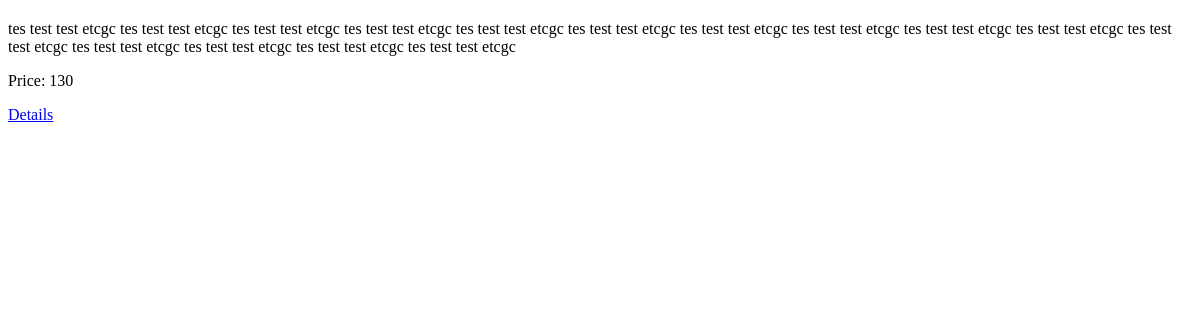
Before: / with the older database file.
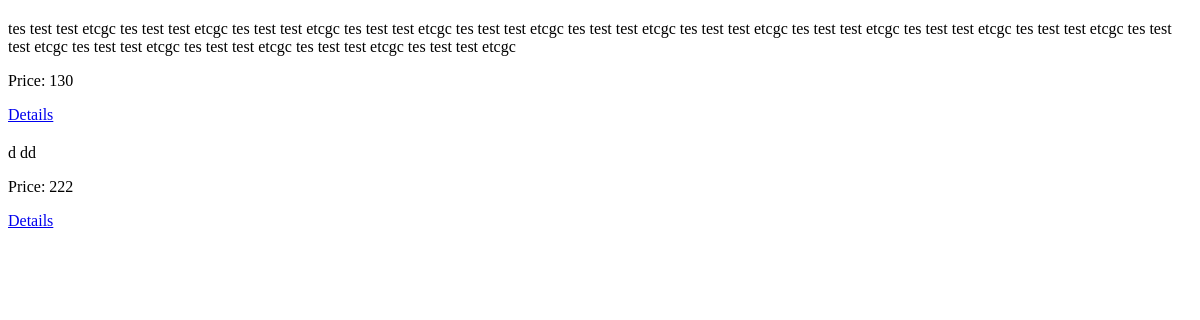
After: the same page with the newer database file.
### product/models.py (models this page shows)
class Product(models.Model):
    title = models.CharField(max_length=50)
    price = models.IntegerField()
    image = models.ImageField(upload_to="images/")
    description = models.TextField()

### product/views.py (the view)
# urls.py: path('',MainView.as_view(), name='main_page'),
class MainView(View):
    products = Product.objects.all()
    context = {
        'products': products,
    }
    def get(self, request):
        return render(request, 'product/main.html', context=self.context)

### templates/product/main.html (shortened to what this page needs)
{% extends 'base.html' %}
{% block content %}
   {% for product in products %}
      <p>{{ product.description }}</p>
      <p>Price: {{ product.price }}</p>
      <a href="{% url 'product_detail' product.id %}">Details</a>
   {% endfor %}
{% endblock %}

### templates/base.html (shortened to what this page needs)
<!DOCTYPE html>
<html lang="en">
<head>
</head>
<body>
{% block content %}
{% endblock %}
</body>
</html>

Changed rows visible on the page:
added Product: description "d dd", price "222"
